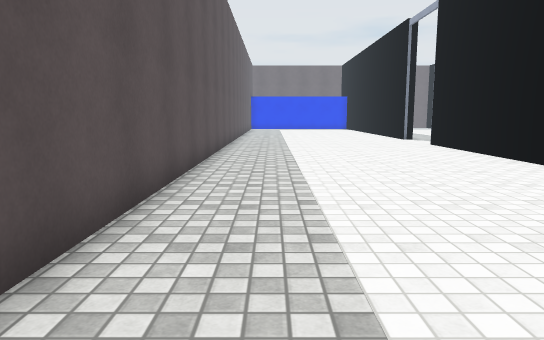
View 1 (above)

17 first-person views from a walk through a 3-D level made in the Unity game engine. The camera is 1.2 m above the floor, tilts 8° down and sees 70° across. Doors are open. The floor is counted in squares, 1 m on a side. Each view is taken from the middle of a square. On the plan, view 1 faces up. The plan holds only what a view shows up to about 15 squares ahead; the rest is blank. The place goes on beyond the plan. The player is left out. Surface patterns are stand-ins for the level's own textures.

View 2
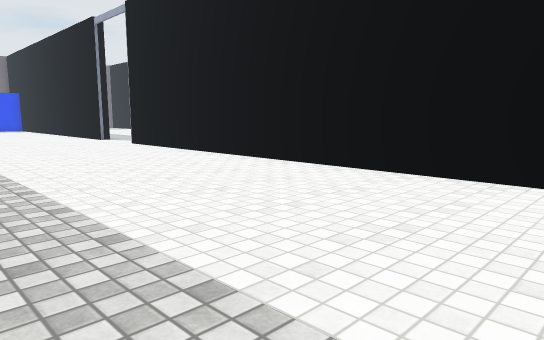

View 3
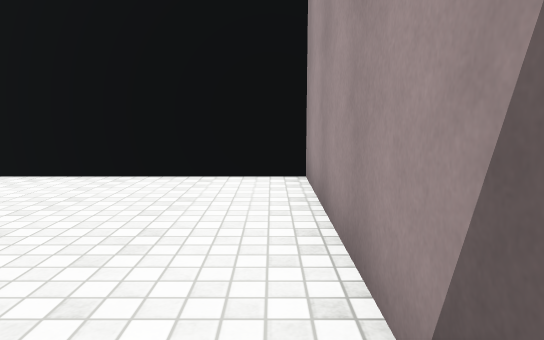

View 4
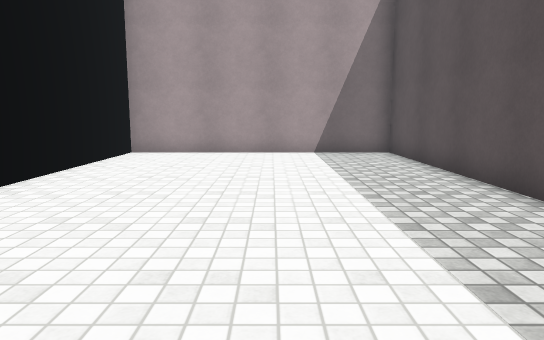

View 5
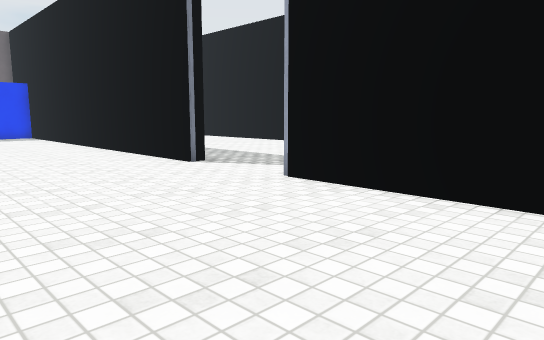

View 6
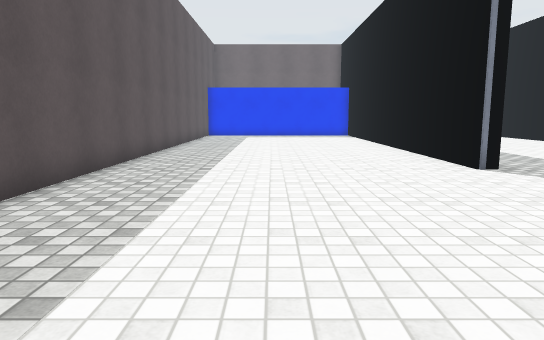

View 7
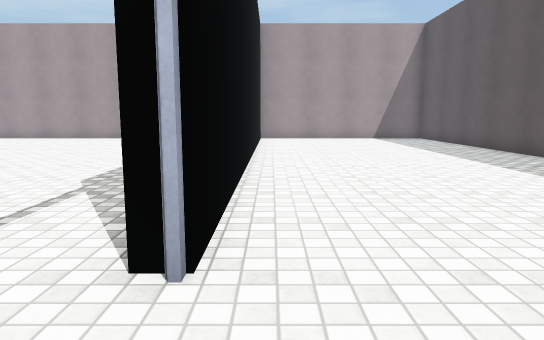

View 8
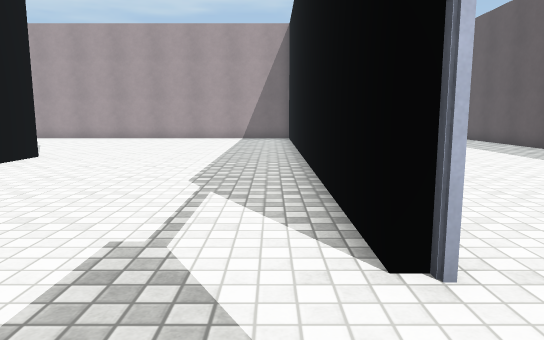

View 9
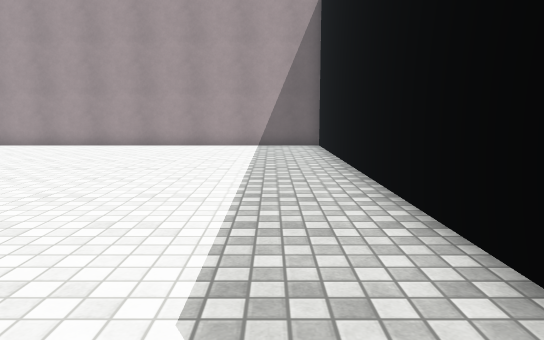

View 10
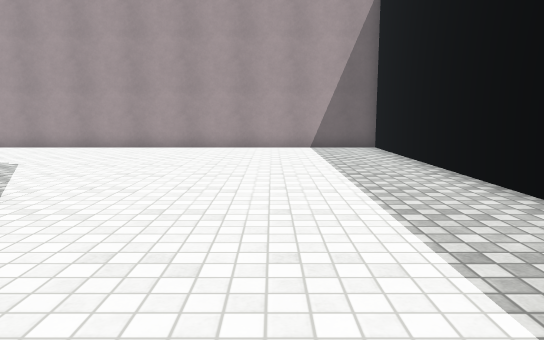

View 11
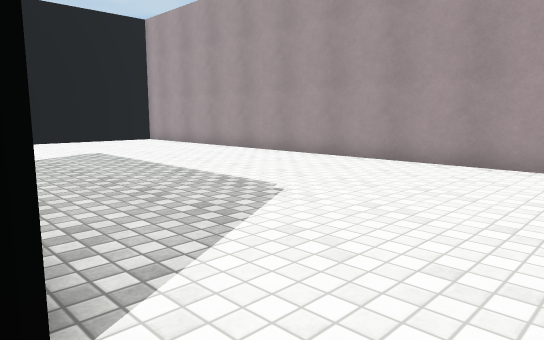

View 12
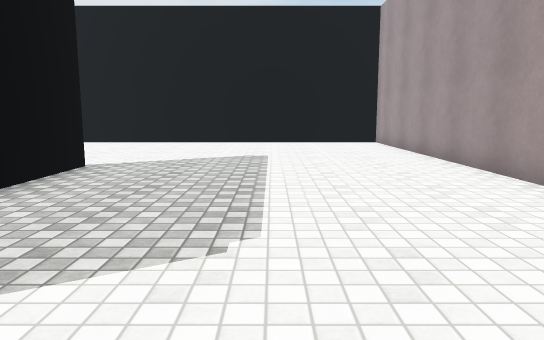

View 13
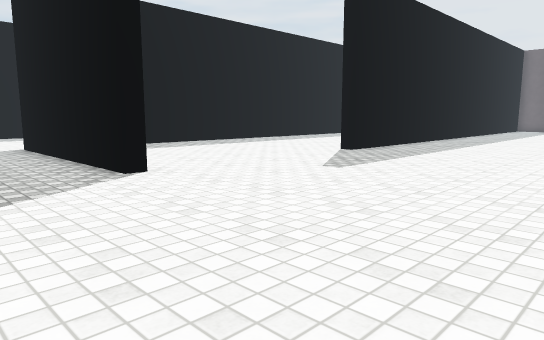

View 14
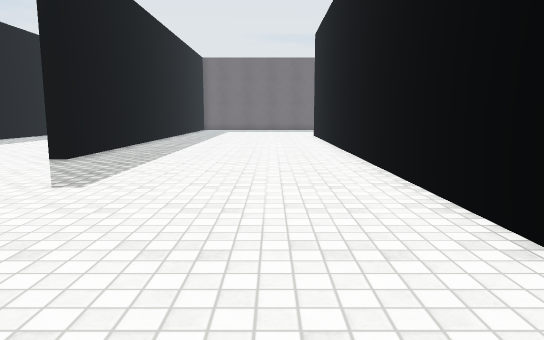

View 15
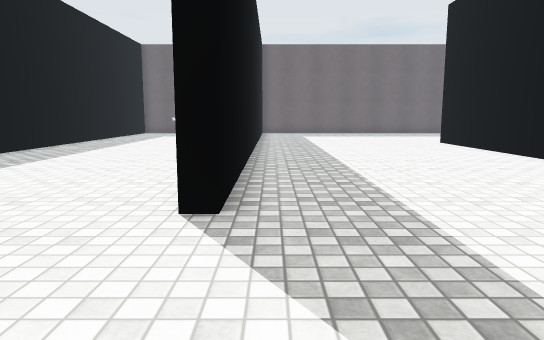

View 16
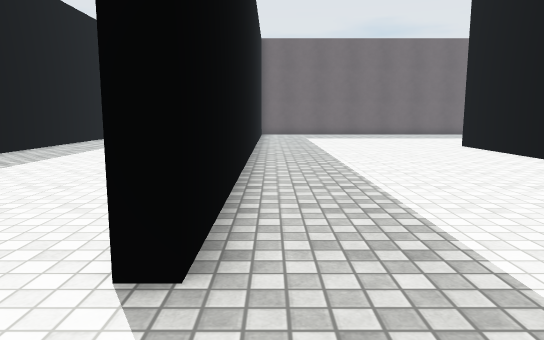

View 17
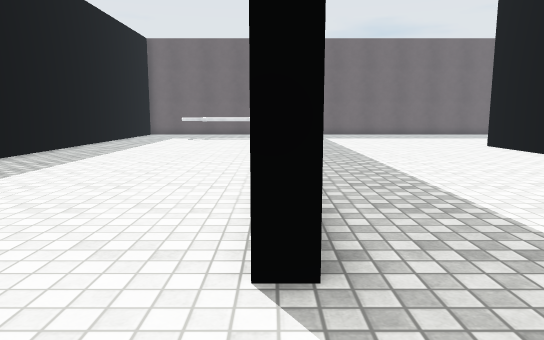

### Floor plan
Points are (right, up) in squares from view 1. A wall is a line through its corners. A room is listed if a view was taken in it or the views show most of it. See-through windows are left out.
Room 1 (views 1, 2, 3, 4, 5, 6, 7)
walls: (6.6, 19.7) (6.6, 26.9); (-1.8, 26.1) (-1.8, -1.7) (6.6, -1.7) (6.6, 16.4)
ways out: open door at (7, 18) to room 2
Room 2 (views 8, 9, 10, 11, 12, 13, 14, 15, 16, 17)
walls: (23.4, 8) (23.4, 7.5) (15.1, 7.5); (14.8, 7.6) (14.8, 9.4); (31.5, 9.9) (31.5, 20.1); (7.1, 13.5) (7.1, -1.7) (29.2, -1.7); (31.5, 21.6) (31.5, 28.2); (23.4, 27.4) (23.4, 15.7) (22.8, 15.7); (15.4, 28.2) (15.4, 23.2)
ways out: open door at (7, 18) to room 1; gap at (32, 28)

Where each view was taken, in squares from view 1:
view 1: 0 up, 0 right, facing up
view 2: 0 up, 1 left, facing up-right
view 3: 1 down, 1 left, facing right
view 4: 11 up, 2 right, facing down
view 5: 11 up, 1 right, facing up-right
view 6: 11 up, 2 right, facing up
view 7: 19 up, 6 right, facing down
view 8: 19 up, 8 right, facing down
view 9: 14 up, 9 right, facing down
view 10: 13 up, 11 right, facing down
view 11: 8 up, 13 right, facing down-right
view 12: 3 up, 14 right, facing right
view 13: 4 up, 31 right, facing up-left
view 14: 5 up, 29 right, facing up
view 15: 11 up, 24 right, facing up
view 16: 13 up, 24 right, facing up
view 17: 13 up, 23 right, facing up
